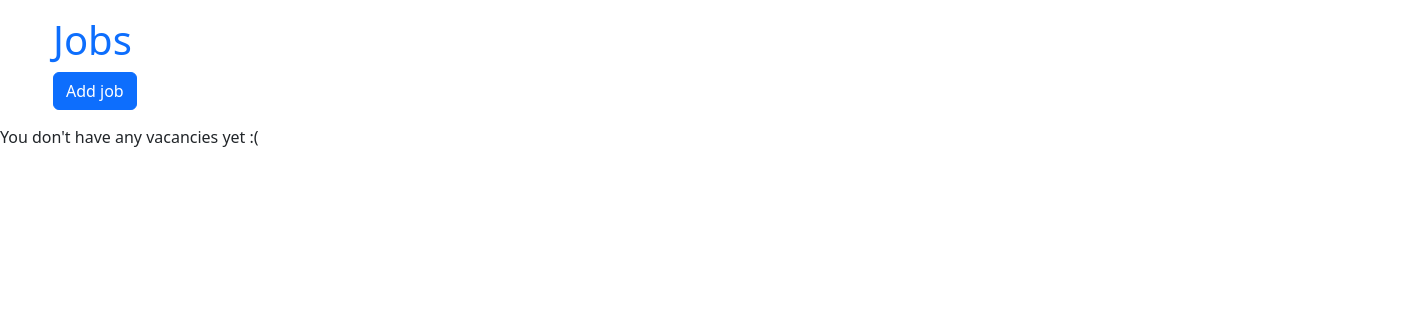
The app's page /companies/jobs/index.php (signed in), older data.
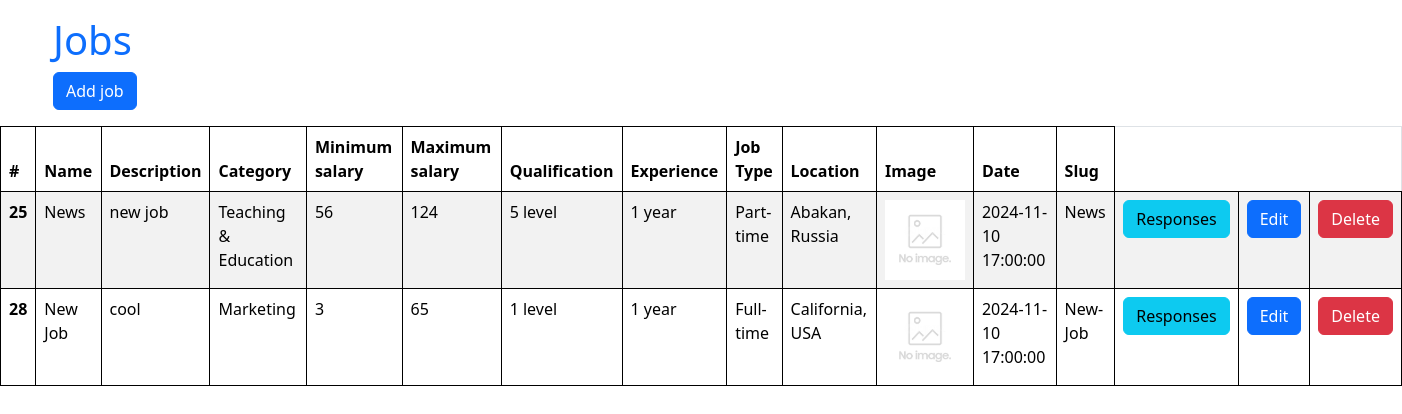
The same page, newer data.
### tables this page shows
CREATE TABLE `jobs` (
  `id` int NOT NULL,
  `name` varchar(255) NOT NULL,
  `description` text NOT NULL,
  `category_id` int NOT NULL,
  `min_salary` int NOT NULL,
  `max_salary` int NOT NULL,
  `qualification_id` int NOT NULL,
  `experience_id` int NOT NULL,
  `job_type_id` int NOT NULL,
  `location_id` int NOT NULL,
  `image` varchar(255) DEFAULT NULL,
  `date` timestamp NOT NULL DEFAULT CURRENT_TIMESTAMP,
  `slug` varchar(255) NOT NULL,
  `company_id` int NOT NULL,
  `available_position` int UNSIGNED NOT NULL DEFAULT '0'
);

CREATE TABLE `categories` (
  `id` int NOT NULL,
  `name` varchar(255) NOT NULL,
  `is_popular` tinyint(1) NOT NULL DEFAULT '0'
);

CREATE TABLE `qualifications` (
  `id` int NOT NULL,
  `level` int NOT NULL
);

CREATE TABLE `experiences` (
  `id` int NOT NULL,
  `name` varchar(255) NOT NULL
);

CREATE TABLE `job_types` (
  `id` int NOT NULL,
  `name` varchar(255) NOT NULL
);

CREATE TABLE `locations` (
  `id` int NOT NULL,
  `name` varchar(255) NOT NULL
);

### companies/jobs/index.php (the view, shortened to what this page needs)
<?php
$pdo = require_once $_SERVER['DOCUMENT_ROOT'] . '/db.php';
$jobs = $pdo->query("SELECT jobs.*, categories.name AS category, qualifications.level AS qualification, experiences.name AS experience,
job_types.name AS job_type, locations.name AS location
FROM jobs
JOIN categories ON jobs.category_id = categories.id
JOIN qualifications ON jobs.qualification_id = qualifications.id
JOIN experiences ON jobs.experience_id = experiences.id
JOIN job_types ON jobs.job_type_id = job_types.id
JOIN locations ON jobs.location_id = locations.id
WHERE company_id = {$_SESSION['company_id']}")->fetchAll();
?>
<!doctype html>
<html lang="en">
<head>
    <link href="https://cdn.jsdelivr.net/npm/bootstrap@5.3.3/dist/css/bootstrap.min.css" rel="stylesheet"
>
</head>
<body>
<div class="container mt-3">
    <h1 class="text-primary">Jobs</h1>
    <a href="/companies/jobs/create.php" class="btn btn-primary">Add job</a>
</div>
<?php if ($jobs): ?>
    <table class="table table-striped mt-3">
        <thead>
        <tr>
            <th scope="col">#</th>
            <th scope="col">Name</th>
            <th scope="col">Description</th>
            <th scope="col">Category</th>
            <th scope="col">Minimum salary</th>
            <th scope="col">Maximum salary</th>
            <th scope="col">Qualification</th>
            <th scope="col">Experience</th>
            <th scope="col">Job Type</th>
            <th scope="col">Location</th>
            <th scope="col">Image</th>
            <th scope="col">Date</th>
            <th scope="col">Slug</th>
        </tr>
        </thead>
        <tbody>
        <?php foreach ($jobs as $job): ?>
            <tr>
                <th scope="row"><?= $job['id'] ?></th>
                <td><?= $job['name'] ?></td>
                <td><?= $job['description'] ?></td>
                <td><?= $job['category'] ?></td>
                <td><?= $job['min_salary'] ?></td>
                <td><?= $job['max_salary'] ?></td>
                <td><?= $job['qualification'] ?> level</td>
                <td><?= $job['experience'] ?></td>
                <td><?= $job['job_type'] ?></td>
                <td><?= $job['location'] ?></td>
                <td><img src="<?= $job['image'] ?? '/img/no_image.jpg' ?>" alt="" width="80"></td>
                <td><?= $job['date'] ?></td>
                <td><?= $job['slug'] ?></td>
                <td><a href="/companies/jobs/responses.php?id=<?= $job['id'] ?>" class="btn btn-info">Responses</a></td>
                <td><a href="/companies/jobs/edit.php?id=<?= $job['id'] ?>" class="btn btn-primary">Edit</a></td>
                <td><a href="/companies/jobs/actions/delete.php?id=<?= $job['id'] ?>" class="btn btn-danger">Delete</a>
                </td>
            </tr>
        <?php endforeach; ?>
        </tbody>
    </table>
<?php else: ?>
    <p style="margin-top: 15px;">You don't have any vacancies yet :(</p>
<?php endif; ?>
</body>
</html>

Row changes from the older to the newer data that the page shows:
now on this page (row edited): jobs: id "25", name "News", description "new job", category.name "Teaching & Education", min_salary "56", max_salary "124", qualification.level "5", experience.name "1 year", job_type.name "Part-time", location.name "Abakan, Russia", date "2024-11-10 17:00:00", slug "News"
now on this page (row edited): jobs: id "28", name "New Job", description "cool", category.name "Marketing", min_salary "3", max_salary "65", qualification.level "1", experience.name "1 year", job_type.name "Full-time", location.name "California, USA", date "2024-11-10 17:00:00", slug "New-Job"
Text that changed along with them:
text no longer shown: "You don't have any vacancies yet :("
text now shown: "# Name Description Category Minimum salary Maximum salary Qualification Experience Job Type Location Image Date Slug"
